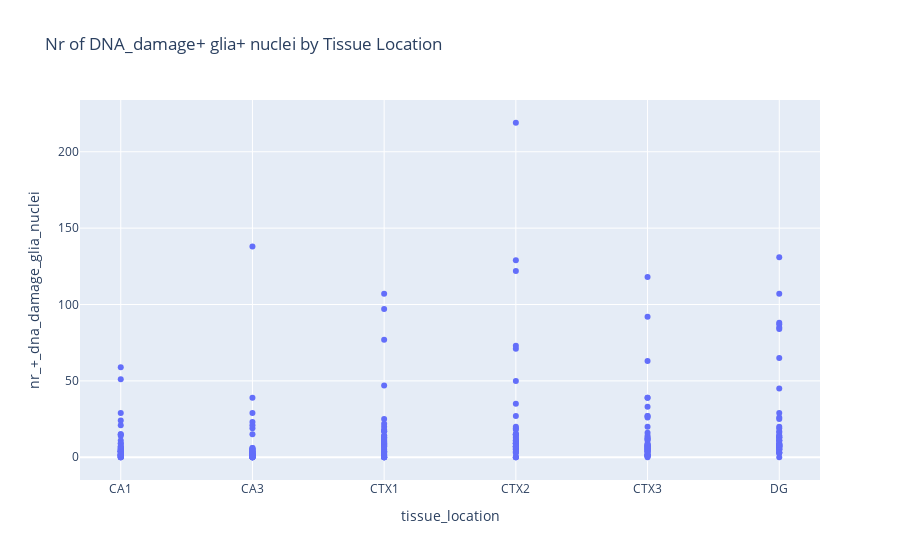

The code cell stored with this chart in its notebook:
### Code cell
# Create the plot
fig = px.scatter(df, x='tissue_location', y='nr_+_dna_damage_glia_nuclei',
                 hover_data=['sample_id','index'], title='Nr of DNA_damage+ glia+ nuclei by Tissue Location')

# Show the plot
fig.show()

### Figure 1 — Plotly figure (JSON) as saved in the notebook; plotly's stock layout.template omitted (floating-point values rounded to 4 significant figures; data arrays with more than 128 entries replaced by an {"elided": "..."} marker saying what was removed)
{"data": [{"customdata": {"elided": "252x2 mixed values"}, "hovertemplate": "tissue_location=%{x}<br>nr_+_dna_damage_glia_nuclei=%{y}<br>sample_id=%{customdata[0]}<br>index=%{customdata[1]}<extra></extra>", "legendgroup": "", "marker": {"color": "#636efa", "symbol": "circle"}, "mode": "markers", "name": "", "orientation": "v", "showlegend": false, "type": "scatter", "x": {"elided": "252 str values"}, "xaxis": "x", "y": {"elided": "252 int values"}, "yaxis": "y"}], "layout": {"legend": {"tracegroupgap": 0}, "title": {"text": "Nr of DNA_damage+ glia+ nuclei by Tissue Location"}, "xaxis": {"anchor": "y", "domain": [0, 1], "title": {"text": "tissue_location"}}, "yaxis": {"anchor": "x", "domain": [0, 1], "title": {"text": "nr_+_dna_damage_glia_nuclei"}}}}
